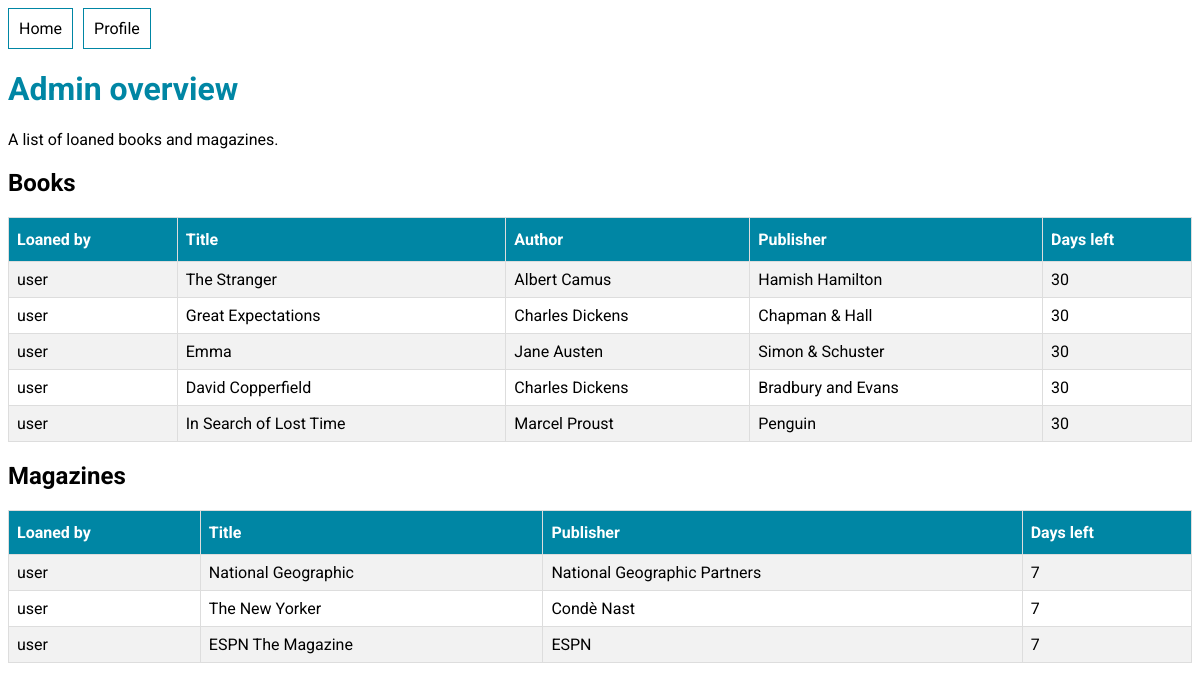
The app's page /user/admin/ (signed in) with its own data.
### library_app/models.py (models this page shows, shortened)
class BookLoan(models.Model):
    user = models.ForeignKey(User, on_delete=models.CASCADE)
    book = models.ForeignKey(Book, on_delete=models.CASCADE)
    loaned_timestamp = models.DateTimeField(auto_now_add=True)
    returned_timestamp = models.DateTimeField(null=True)
    def daysLeft(self):
        date_to_return = self.loaned_timestamp + \
        timedelta(days=loan_days_limit['book'])
        days_left = (date_to_return - self.loaned_timestamp).days
        return days_left

class Book(models.Model):
    title = models.CharField(max_length=200)
    author = models.CharField(max_length=200)
    publisher = models.CharField(max_length=200)
    is_available = models.BooleanField(default=True)

class MagazineLoan(models.Model):
    user = models.ForeignKey(User, on_delete=models.CASCADE)
    magazine = models.ForeignKey(Magazine, on_delete=models.CASCADE)
    loaned_timestamp = models.DateTimeField(auto_now_add=True)
    returned_timestamp = models.DateTimeField(null=True)
    def daysLeft(self):
        date_to_return = self.loaned_timestamp + \
        timedelta(days=loan_days_limit['magazine'])
        days_left = (date_to_return - self.loaned_timestamp).days
        return days_left

class Magazine(models.Model):
    title = models.CharField(max_length=200)
    publisher = models.CharField(max_length=200)
    is_available = models.BooleanField(default=True)

### user_app/views.py (the view)
# urls.py: path('admin/', admin.site.urls),
@login_required
def admin(request):
    context = {}
    user = request.user
    bookloans = BookLoan.objects.filter(returned_timestamp__isnull=True).order_by("loaned_timestamp")
    magazineloans = MagazineLoan.objects.filter(returned_timestamp__isnull=True).order_by("loaned_timestamp")
    context = {"bookloans": bookloans, "magazineloans": magazineloans}
    return render(request, "user_app/admin.html", context)

### templates/user_app/admin.html (shortened to what this page needs)
{% extends "base.html" %}
{% block content %}
<div>
  <h1>Admin overview</h1>
  <p>A list of loaned books and magazines.</p>
  <div>
    <h2>Books</h2>
    {% if bookloans.count %}
      <table>
        <tr>
          <th>Loaned by</th>
          <th>Title</th>
          <th>Author</th>
          <th>Publisher</th>
          <th>Days left</th>
        </tr>
        {% for bookloan in bookloans %}
        <tr>
          <td>{{bookloan.user.username}}</td>
          <td>{{bookloan.book.title}}</td>
          <td>{{bookloan.book.author}}</td>
          <td>{{bookloan.book.publisher}}</td>
          <td>{{bookloan.daysLeft}} </td>
        </tr>
        {% endfor %}
      </table>
    {% else %}
      <p>No books to return.</p>
    {% endif %}
    <h2>Magazines</h2>
    {% if magazineloans.count %}
      <table>
        <tr>
          <th>Loaned by</th>
          <th>Title</th>
          <th>Publisher</th>
          <th>Days left</th>
        </tr>
        {% for magazineloan in magazineloans %}
        <tr>
          <td>{{magazineloan.user.username}}</td>
          <td>{{magazineloan.magazine.title}}</td>
          <td>{{magazineloan.magazine.publisher}}</td>
          <td>{{magazineloan.daysLeft}} </td>
        </tr>
        {% endfor %}
      </table>
    {% else %}
      <p>No magazines to return.</p>
    {% endif %}
  </div>
</div>
{% endblock content %}

### static/style.css (style rules this page uses)
* { font-family: "Roboto", helvetica, arial, sans-serif; }
h1 { color: rgb(0, 134, 164); }
table { border-collapse: collapse; width: 100%; }
td, th { border: 1px solid #ddd; padding: 8px; }
th { padding-top: 12px; padding-bottom: 12px; text-align: left; background-color: rgb(0, 134, 164); color: white; }
tr:nth-child(even) { background-color: #f2f2f2; }

### records on screen
BookLoan: user.username "user", book "The Stranger", book.author "Albert Camus", book.publisher "Hamish Hamilton", daysLeft "30"
BookLoan: user.username "user", book "Great Expectations", book.author "Charles Dickens", book.publisher "Chapman & Hall", daysLeft "30"
BookLoan: user.username "user", book "Emma", book.author "Jane Austen", book.publisher "Simon & Schuster", daysLeft "30"
BookLoan: user.username "user", book "David Copperfield", book.author "Charles Dickens", book.publisher "Bradbury and Evans", daysLeft "30"
BookLoan: user.username "user", book "In Search of Lost Time", book.author "Marcel Proust", book.publisher "Penguin", daysLeft "30"
MagazineLoan: user.username "user", magazine "National Geographic", magazine.publisher "National Geographic Partners", daysLeft "7"
MagazineLoan: user.username "user", magazine "The New Yorker", magazine.publisher "Condè Nast", daysLeft "7"
MagazineLoan: user.username "user", magazine "ESPN The Magazine", magazine.publisher "ESPN", daysLeft "7"
